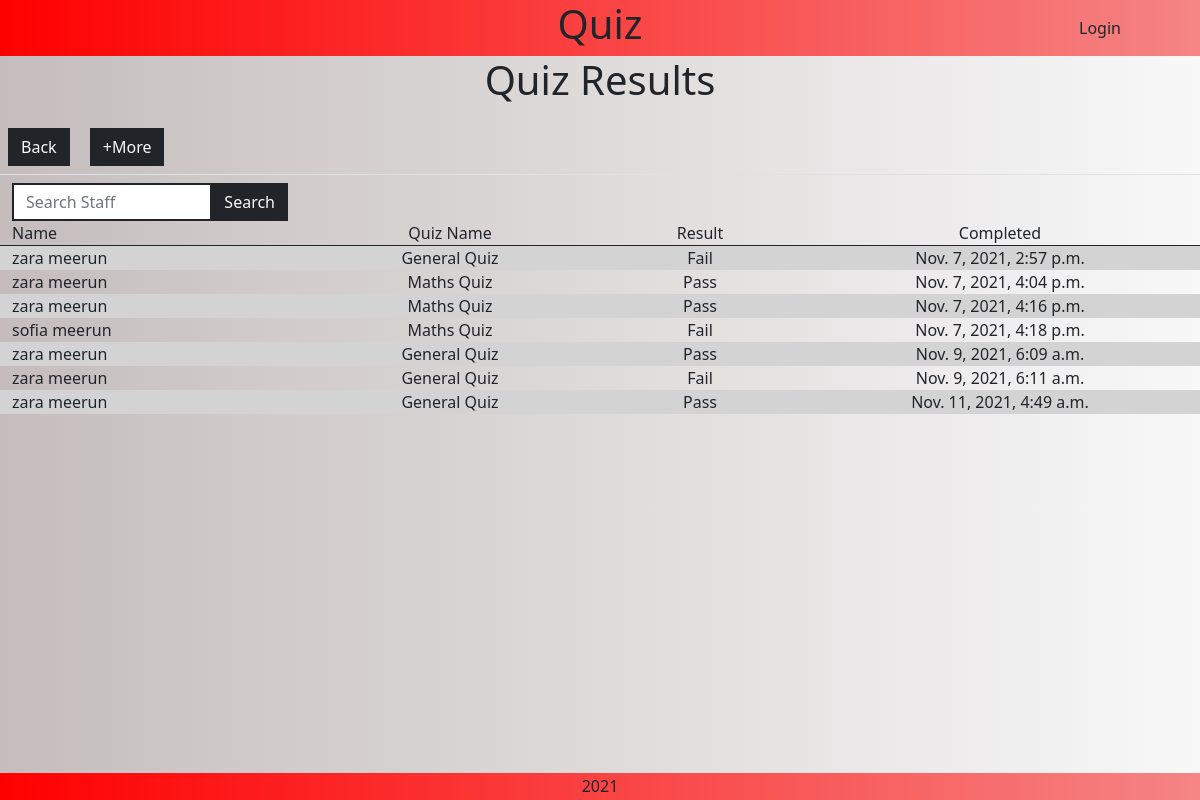
Screenshot of /staff/quiz_results with the database file from the repository.
### quiz/models.py (models this page shows, shortened)
class Results(models.Model):
    class Meta:
        verbose_name_plural = "Results"
    staff= models.ForeignKey(
            'staff.Staff', null=False, blank=False, on_delete=models.CASCADE,
            related_name='results')
    quiz_name = models.CharField(max_length=254)
    results = models.CharField(max_length=254)
    attempts = models.IntegerField(default=0)
    created_at = models.DateTimeField(auto_now_add=True)
    pass_fail = models.CharField(max_length=254)

### staff/models.py (models this page shows, shortened)
class Staff(models.Model):
    class Meta:
        verbose_name_plural = "Staff"
    employee_number = models.IntegerField(unique=True)
    first_name = models.CharField(max_length=254)
    last_name = models.CharField(max_length=254)
    email_address = models.EmailField()

### staff/views.py (the view, shortened to what this page needs)
# urls.py: path('quiz_results', views.quiz_results, name='quiz_results'),
def quiz_results(request):
    all_results = Results.objects.all()
    context = {
    'results': all_results,
    }
    return render(request, 'staff/quiz_results.html', context)

### staff/templates/staff/quiz_results.html (shortened to what this page needs)
{% extends "base.html" %}
{% load static %}
{% load crispy_forms_tags %}
{% block extra_css %}
    <link rel="stylesheet" href="{% static 'staff/css/staff.css' %}">
{% endblock %}
{% block content %}
    <div class="text-center h1 mb-3">Quiz Results</div>
    <a href="{% url 'staff' %}" class="m-2 btn btn-dark rounded-0 text-light">Back</a>
    <a href="#" class="m-2 btn btn-dark rounded-0 text-light show-more">+More</a>
    <div class="row m-0 border-top d-flex justify-content-left">
        <div class="col-10 col-md-4 col-lg-3 mt-2">
            <form action="{% url 'quiz_results' %}" method="GET" id="characterForm">
                <div class="input-group">
                    <input type="search" class="form-control custom-select rounded-0 border-2 border-dark" name="q" placeholder="Search Staff">
                    <button class="btn btn-outline-dark bg-dark text-light rounded-0 input-group-append ml-auto search-button" type="submit"><div class="text">Search</div></button>
                </div>
            </form>
        </div>
    </div>
    <div class="row m-0 staff-text border-bottom border-dark">
        <div class="col-3">Name</div>
        <div class="col-3 text-center">Quiz Name</div>
        <div class="col-2 text-center">Result</div>
        <div class="col-4 text-center">Completed</div>
    </div>
    <div class="row m-0 staff-text">
        {% for result in results %}
            {% if forloop.counter|divisibleby:2 %}
                <div class="col-3">{{ result.staff.first_name }} {{ result.staff.last_name }}</div>
                <div class="col-3 text-center">{{ result.quiz_name }}</div>
                <div class="col-2 text-center">{{ result.pass_fail }}</div>
                <div class="col-4 text-center">{{ result.created_at }}</div>
            {% else %}
                <div class="col-3 bg-secondary">{{ result.staff.first_name }} {{ result.staff.last_name }}</div>
                <div class="col-3 text-center bg-secondary">{{ result.quiz_name }}</div>
                <div class="col-2 text-center bg-secondary">{{ result.pass_fail }}</div>
                <div class="col-4 text-center bg-secondary">{{ result.created_at }}</div>
            {% endif %}
        {% endfor %}
    </div>
{% endblock %}

### static/css/base.css (style rules this page uses)
body, html { margin: 0; display: flex; flex-direction: column; height: 100vh; }
.bg-secondary { background: rgb(156, 153, 153) !important; }
input { height: 30px; }

### staff/static/staff/css/staff.css (style rules this page uses)
.bg-secondary { background: lightgray !important; }
.custom-select { height: 38px; }

### rows the page displays
Results: staff.first_name "zara", staff.last_name "meerun", quiz_name "General Quiz", pass_fail "Fail", created_at "Nov. 7, 2021, 2:57 p.m."
Results: staff.first_name "zara", staff.last_name "meerun", quiz_name "Maths Quiz", pass_fail "Pass", created_at "Nov. 7, 2021, 4:04 p.m."
Results: staff.first_name "zara", staff.last_name "meerun", quiz_name "Maths Quiz", pass_fail "Pass", created_at "Nov. 7, 2021, 4:16 p.m."
Results: staff.first_name "sofia", staff.last_name "meerun", quiz_name "Maths Quiz", pass_fail "Fail", created_at "Nov. 7, 2021, 4:18 p.m."
Results: staff.first_name "zara", staff.last_name "meerun", quiz_name "General Quiz", pass_fail "Pass", created_at "Nov. 9, 2021, 6:09 a.m."
Results: staff.first_name "zara", staff.last_name "meerun", quiz_name "General Quiz", pass_fail "Fail", created_at "Nov. 9, 2021, 6:11 a.m."
Results: staff.first_name "zara", staff.last_name "meerun", quiz_name "General Quiz", pass_fail "Pass", created_at "Nov. 11, 2021, 4:49 a.m."
